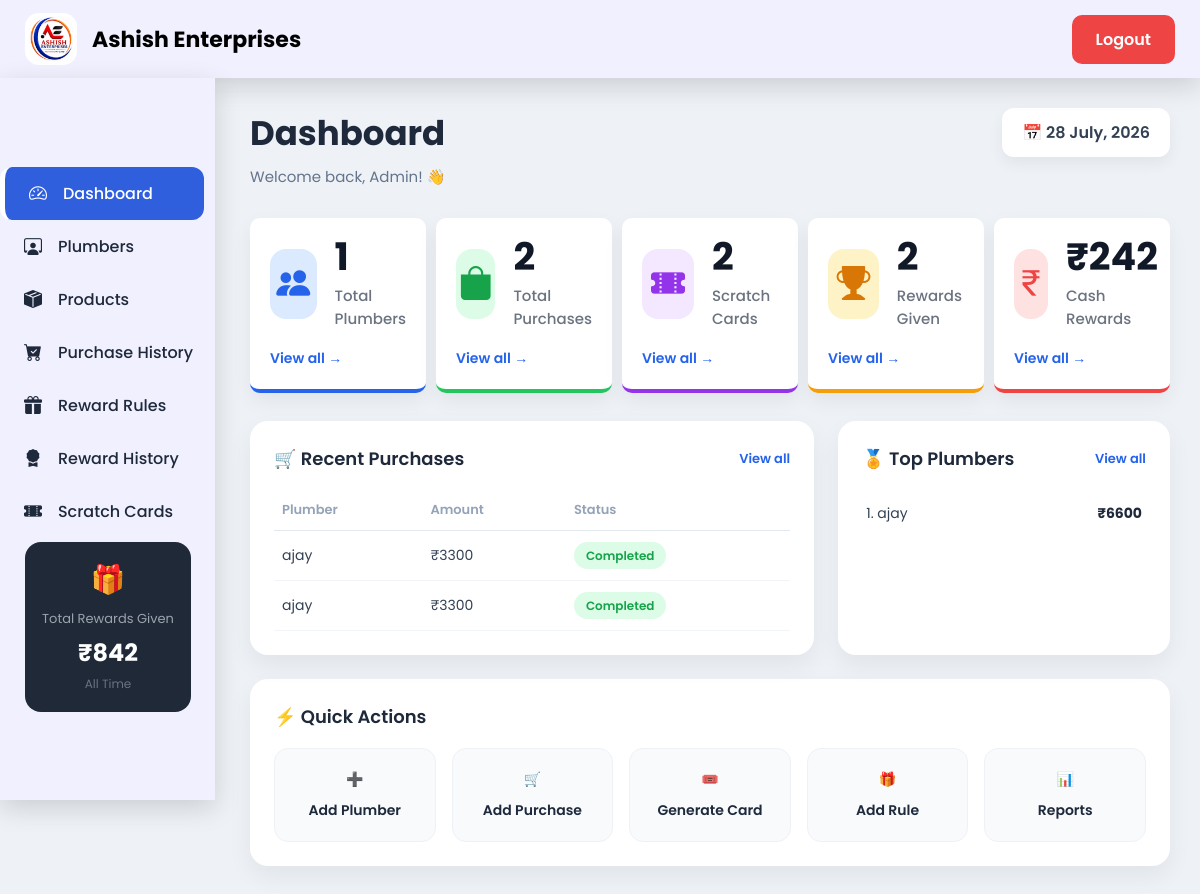
The page /dashboard/ (signed in) on the database its author committed.
### myapp/models.py (models this page shows, shortened)
class PurchaseHistory(models.Model):
    plumber = models.ForeignKey(
        Plumber,
        on_delete=models.CASCADE
    )
    product = models.ForeignKey(
        Product,
        on_delete=models.PROTECT
    )
    quantity = models.PositiveIntegerField(default=1)
    rate = models.PositiveIntegerField(default=0)
    total = models.PositiveIntegerField(default=0)
    note = models.CharField(
        max_length=200,
        blank=True
    )
    purchase_date = models.DateField()
    created_at = models.DateTimeField(auto_now_add=True)

class Plumber(models.Model):
    name = models.CharField(max_length=30)
    phone = models.CharField(max_length=10, unique=True)
    address = models.TextField(blank=True)
    created_at = models.DateTimeField(auto_now_add=True)

### myapp/views.py (the view)
# urls.py: path("dashboard/", views.dashboard, name="dashboard"),
@login_required(login_url="/")
def dashboard(request):
    recent_purchases = PurchaseHistory.objects.select_related(
        "plumber"
    ).order_by("-purchase_date")[:5]
    top_plumbers = (
        PurchaseHistory.objects
        .values("plumber__name")
        .annotate(
            total=Coalesce(Sum("total"), 0)
        )
        .order_by("-total")[:5]
    )
    total_product_reward = (
        FreeRewardHistory.objects
        .annotate(
            amount=F("quantity") * F("unit_price")
        )
        .aggregate(
            total=Sum("amount")
        )["total"] or 0
    )
    cash_rewards = 0
    scratch_cards = ScratchCard.objects.filter(
        reward_rule__prize_type="Cash",
        is_scratched=True
    )
    for card in scratch_cards:
        try:
            cash_rewards += int(
                card.reward_text.replace("₹", "").strip()
            )
        except:
            pass
    context = {
        "plumbers": Plumber.objects.count(),
        "products": Product.objects.count(),
        "purchases": PurchaseHistory.objects.count(),
        "rules": RewardRule.objects.count(),
        "rewards": FreeRewardHistory.objects.count(),
        "scratch_cards": ScratchCard.objects.count(),
        "cash_rewards": cash_rewards,
        "total_reward_amount": total_product_reward + cash_rewards,
        "recent_purchases": recent_purchases,
        "top_plumbers": top_plumbers,
        "today": timezone.now(),
        "current": "dashboard",
    }
    return render(
        request,
        "dashboard.html",
        context
    )

### myapp/context_processors.py (called while the page is built)
def sidebar_data(request):
    product_total = (
        FreeRewardHistory.objects
        .annotate(
            amount=F("quantity") * F("unit_price")
        )
        .aggregate(
            total=Sum("amount")
        )["total"] or 0
    )
    cash_total = 0
    cards = ScratchCard.objects.filter(
        reward_rule__prize_type="Cash",
        is_scratched=True
    )
    for card in cards:
        try:
            cash_total += int(
                card.reward_text.replace("₹", "").strip()
            )
        except:
            pass
    total_rewards_given = product_total + cash_total
    return {
        "total_rewards_given": total_rewards_given,
    }

### templates/dashboard.html
{% extends 'base.html' %}
{% block content %}
<div class="top-row">
    <div>
        <h1 class="page-title">
            Dashboard
        </h1>
        <p class="page-subtitle">
            Welcome back, Admin! 👋
        </p>
    </div>
    <div class="date-card">
        📅 {{ today|date:"d F, Y" }}
    </div>
</div>
<div class="stats-grid">
    <div class="stat-card blue">
        <div class="top">
            <div class="icon">
                <i class="bi bi-people-fill"></i>
            </div>
            <div class="info">
                <h2>{{ plumbers }}</h2>
                <p>Total Plumbers</p>
            </div>
        </div>
        <a href="{% url 'plumbers' %}">View all →</a>
    </div>
    <div class="stat-card green">
        <div class="top">
            <div class="icon">
                <i class="bi bi-bag-fill"></i>
            </div>
            <div class="info">
                <h2>{{ purchases }}</h2>
                <p>Total Purchases</p>
            </div>
        </div>
        <a href="{% url 'purchase_history' %}">View all →</a>
    </div>
    <div class="stat-card purple">
        <div class="top">
            <div class="icon">
                <i class="bi bi-ticket-perforated-fill"></i>
            </div>
            <div class="info">
                <h2>{{ scratch_cards }}</h2>
                <p>Scratch Cards</p>
            </div>
        </div>
        <a href="{% url 'scratch_cards' %}">View all →</a>
    </div>
    <div class="stat-card orange">
        <div class="top">
            <div class="icon">
                <i class="bi bi-trophy-fill"></i>
            </div>
            <div class="info">
                <h2>{{ rewards }}</h2>
                <p>Rewards Given</p>
            </div>
        </div>
        <a href="{% url 'reward_history' %}">View all →</a>
    </div>
    <div class="stat-card red">
        <div class="top">
            <div class="icon">
                <i class="bi bi-currency-rupee"></i>
            </div>
            <div class="info">
                <h2>₹{{ cash_rewards }}</h2>
                <p>Cash Rewards</p>
            </div>
        </div>
        <a href="{% url 'reward_history' %}">View all →</a>
    </div>
</div>
<div class="dashboard-grid">
    <div class="panel">
        <div class="panel-header">
            <h3>
                🛒 Recent Purchases
            </h3>
            <a href="{% url 'purchase_history' %}">
                View all
            </a>
        </div>
        <table class="purchase-table">
            <tr>
                <th>Plumber</th>
                <th>Amount</th>
                <th>Status</th>
            </tr>
            {% for purchase in recent_purchases %}
            <tr>
                <td>{{ purchase.plumber.name }}</td>
                <td>₹{{ purchase.total }}</td>
                <td>
                    <span class="badge">
                        Completed
                    </span>
                </td>
            </tr>
            {% empty %}
            <tr>
                <td colspan="3">
                    No Purchase Found
                </td>
            </tr>
            {% endfor %}
        </table>
    </div>
    <div class="panel">
        <div class="panel-header">
            <h3>
                🏅 Top Plumbers
            </h3>
            <a href="{% url 'plumbers' %}">
                View all
            </a>
        </div>
        {% for plumber in top_plumbers %}
        <div class="top-item">
            <span>
                {{ forloop.counter }}. {{ plumber.plumber__name }}
            </span>
            <b>
                ₹{{ plumber.total }}
            </b>
        </div>
        {% empty %}
        <div class="top-item">
            <span>No Data</span>
        </div>
        {% endfor %}
    </div>
</div>
<div class="panel quick-panel">
    <h3>
        ⚡ Quick Actions
    </h3>
    <div class="quick-grid">
        <a href="{% url 'add_plumber' %}" class="quick-btn">
            ➕
            <span>Add Plumber</span>
        </a>
        <a href="{% url 'add_purchase' %}" class="quick-btn">
            🛒
            <span>Add Purchase</span>
        </a>
        <a href="{% url 'add_scratch_card' %}" class="quick-btn">
            🎟️
            <span>Generate Card</span>
        </a>
        <a href="{% url 'add_reward_rule' %}" class="quick-btn">
            🎁
            <span>Add Rule</span>
        </a>
        <a href="#" class="quick-btn">
            📊
            <span>Reports</span>
        </a>
    </div>
</div>
{% endblock %}

### templates/base.html (shortened to what this page needs)
{% load static %}
<!DOCTYPE html>
<html lang="en">
<head>
    <link rel="stylesheet" href="{% static 'css/dashboard.css' %}">
    <link rel="stylesheet" href="https://cdn.jsdelivr.net/npm/bootstrap-icons@1.11.3/font/bootstrap-icons.min.css">
</head>
<body>
{% with current=request.resolver_match.url_name %}
<header class="header">
    <div class="header-left">
        <img src="{% static 'images/logo.jpeg' %}" class="logo">
        <h2>Ashish Enterprises</h2>
    </div>
    <a href="/logout/" class="logout-btn">
        Logout
    </a>
</header>
<div class="layout">
    <aside class="sidebar" id="sidebar">
        <div class="sidebar-menu">
            <a href="/dashboard/" class="{% if current == 'dashboard' %}active{% endif %}">
                <i class="bi bi-speedometer2"></i>
                <span>Dashboard</span>
            </a>
            <a href="/plumbers/" class="{% if current == 'plumbers' %}active{% endif %}">
                <i class="bi bi-person-workspace"></i>
                <span>Plumbers</span>
            </a>
            <a href="{% url 'products' %}" class="{% if current == 'products' %}active{% endif %}">
                <i class="bi bi-box-seam-fill"></i>
                <span>Products</span>
            </a>
            <a href="{% url 'purchase_history' %}" class="{% if current == 'purchase_history' %}active{% endif %}">
                <i class="bi bi-cart-check-fill"></i>
                <span>Purchase History</span>
            </a>
            <a href="{% url 'reward_rules' %}" class="{% if current == 'reward_rules' %}active{% endif %}">
                <i class="bi bi-gift-fill"></i>
                <span>Reward Rules</span>
            </a>
            <a href="/reward-history/" class="{% if current == 'reward_history' %}active{% endif %}">
                <i class="bi bi-award-fill"></i>
                <span>Reward History</span>
            </a>
            <a href="/scratch-cards/" class="{% if current == 'scratch_cards' %}active{% endif %}">
                <i class="bi bi-ticket-perforated-fill"></i>
                <span>Scratch Cards</span>
            </a>
        </div>
        <div class="sidebar-footer">
            <div class="reward-box">
                <div class="gift">
                    🎁
                </div>
                <p>Total Rewards Given</p>
                <h2>₹{{ total_rewards_given }}</h2>
                <span>All Time</span>
            </div>
        </div>
    </aside>
    <main class="content">
        {% block content %}
        {% endblock %}
    </main>
</div>
{% endwith %}
</body>
</html>

### rows shown on the page
PurchaseHistory: plumber.name "ajay", total "3300"
PurchaseHistory: plumber.name "ajay", total "3300"

### other values the page prints
{{ total_rewards_given }} "842"
{{ plumbers }} "1"
{{ purchases }} "2"
{{ scratch_cards }} "2"
{{ rewards }} "2"
{{ cash_rewards }} "242"
{{ plumber.plumber__name }} "ajay"
{{ plumber.total }} "6600"
